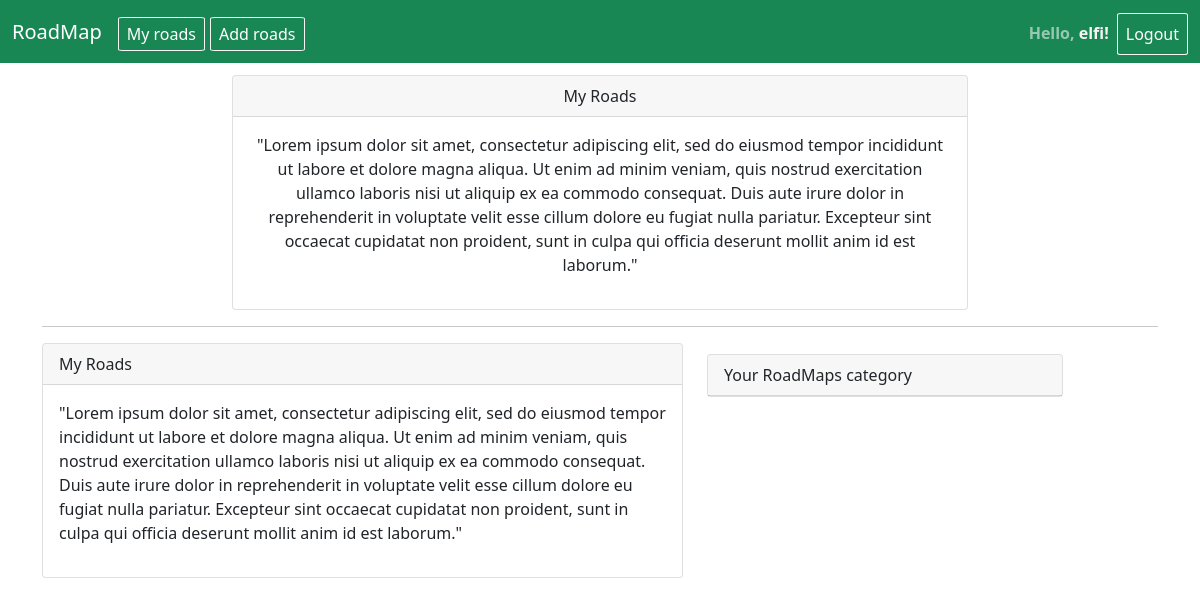
The page /roads/ (signed in) on the database as committed earlier.
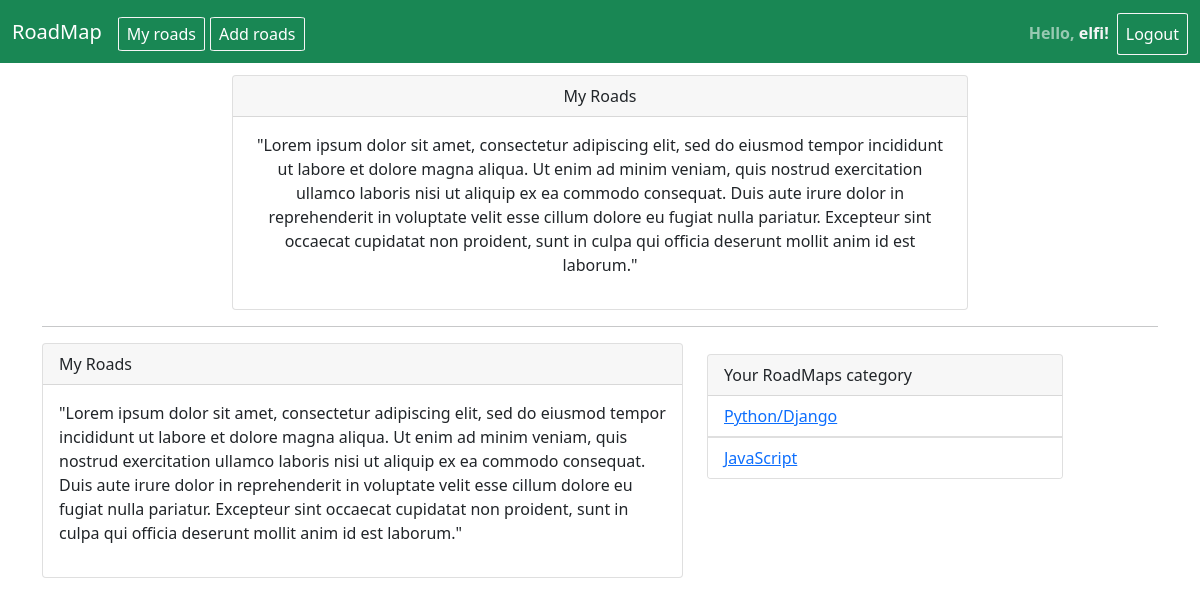
The same page on the database as committed later.
### roadtrip/models.py (models this page shows, shortened)
class Category(models.Model):
    owner = models.ForeignKey(User, on_delete=models.CASCADE)
    target = models.CharField(max_length=100)
    pass

### roadtrip/views.py (the view)
# urls.py: path('roads/', views.myRoads, name="myRoads"),
def myRoads(request):
    model = Category.objects.filter(owner=request.user)
    return render(request, 'roadtrip/myroads.html', {'model' : model})

### roadtrip/templates/roadtrip/myroads.html
{% extends 'template.html' %}
{% block main %}
<div class="container">
    <div class="row justify-content-center">
            <div class="col-xs-12 col-md-8" style="text-align: center;">
                        <div class="card">
                  <div class="card-header">
                    My Roads
                  </div>
                  <div class="card-body">
                    <p>"Lorem ipsum dolor sit amet, consectetur adipiscing elit, sed do eiusmod tempor incididunt ut labore et dolore magna
                            aliqua. Ut enim ad minim veniam, quis nostrud exercitation ullamco laboris nisi ut aliquip ex ea commodo consequat.
                            Duis aute irure dolor in reprehenderit in voluptate velit esse cillum dolore eu fugiat nulla pariatur. Excepteur sint
                            occaecat cupidatat non proident, sunt in culpa qui officia deserunt mollit anim id est laborum."</p>
                  </div>
                        </div>
    </div>
</div>
<hr>
    <div class="row justify-xs-content-center justify-md-content-between">
    <div class="col-xs-12 col-md-7">
        <div class="card">
                  <div class="card-header">
                    My Roads
                  </div>
                  <div class="card-body">
                    <p>"Lorem ipsum dolor sit amet, consectetur adipiscing elit, sed do eiusmod tempor incididunt ut labore et dolore magna
                            aliqua. Ut enim ad minim veniam, quis nostrud exercitation ullamco laboris nisi ut aliquip ex ea commodo consequat.
                            Duis aute irure dolor in reprehenderit in voluptate velit esse cillum dolore eu fugiat nulla pariatur. Excepteur sint
                            occaecat cupidatat non proident, sunt in culpa qui officia deserunt mollit anim id est laborum."</p>
                  </div>
        </div>
    </div>
    <div class="col-xs-12 col-md-4" style="margin-top: 1%">
        <div class="card">
            <div class="card-header">Your RoadMaps category</div>
                {% for category in model %}
                  <ul class="list-group list-group-flush">
                    <li class="list-group-item"><a href="{% url 'unit_detail' pk=category.pk %}">{{ category.target }}</a></li>
                  </ul>
                {% endfor %}
            </div>
        </div>
    </div>
</div>
{% endblock %}

### roadtrip/templates/template.html (shortened to what this page needs)
{% load crispy_forms_tags %}
<html lang="en">
  <head>
    <link href="https://cdn.jsdelivr.net/npm/bootstrap@5.0.0-beta1/dist/css/bootstrap.min.css" rel="stylesheet">
  </head>
  <body>
  {% block menu %}
 <nav class="navbar navbar-expand-lg navbar-dark bg-success justify-content-between">
  <div class="container-fluid">
    <a class="navbar-brand" href="/">RoadMap</a>
    <div class="collapse navbar-collapse" id="navbarSupportedContent">
      <ul class="navbar-nav me-auto mb-2 mb-lg-0">
        <li class="nav-item">
          <a class="nav-link active" aria-current="page" href="{% url 'myRoads' %}" style="border-style: solid; border-width: 1px; border-color: whitesmoke; border-radius: 5%; margin-right: 5px; padding: 4px 8px 4px 8px; text-align: center; margin-top: 5px">My roads</a>
        </li>
        <li class="nav-item">
          <a class="nav-link active" href="{% url 'addTarg' %}" style="border-style: solid; border-width: 1px; border-color: whitesmoke; border-radius: 5%; margin-right: 5px; padding: 4px 8px 4px 8px; text-align: center; margin-top: 5px">Add roads</a>
        </li>
      </ul>
      <ul class="navbar-nav me-left mb-0 mb-lg-0">
        {% if request.user.is_authenticated %}
      <li class="nav-item">
        <li class="nav-item">
        <a class="nav-link" href="#" style="margin-top: 5px; font-weight: bold">Hello, <span style="color: whitesmoke;">{{ request.user.username }}!</span></a>
      </li>
        <li class="nav-item">
        <a class="nav-link active" style="border-style: solid; border-width: 1px; border-color: whitesmoke; border-radius: 5%; text-align: center; margin-top: 5px" href="{% url 'logout' %}">Logout</a>
      </li>
        {% endif %}
      </ul>
    </div>
  </div>
</nav>
  {% endblock %}
    <div style="margin: 1%">
      {% block main %}
    {% endblock %}
    </div>
  </body>
</html>

Rows that differ between the two databases and show on the page:
added Category: target "Python/Django"
added Category: target "JavaScript"
